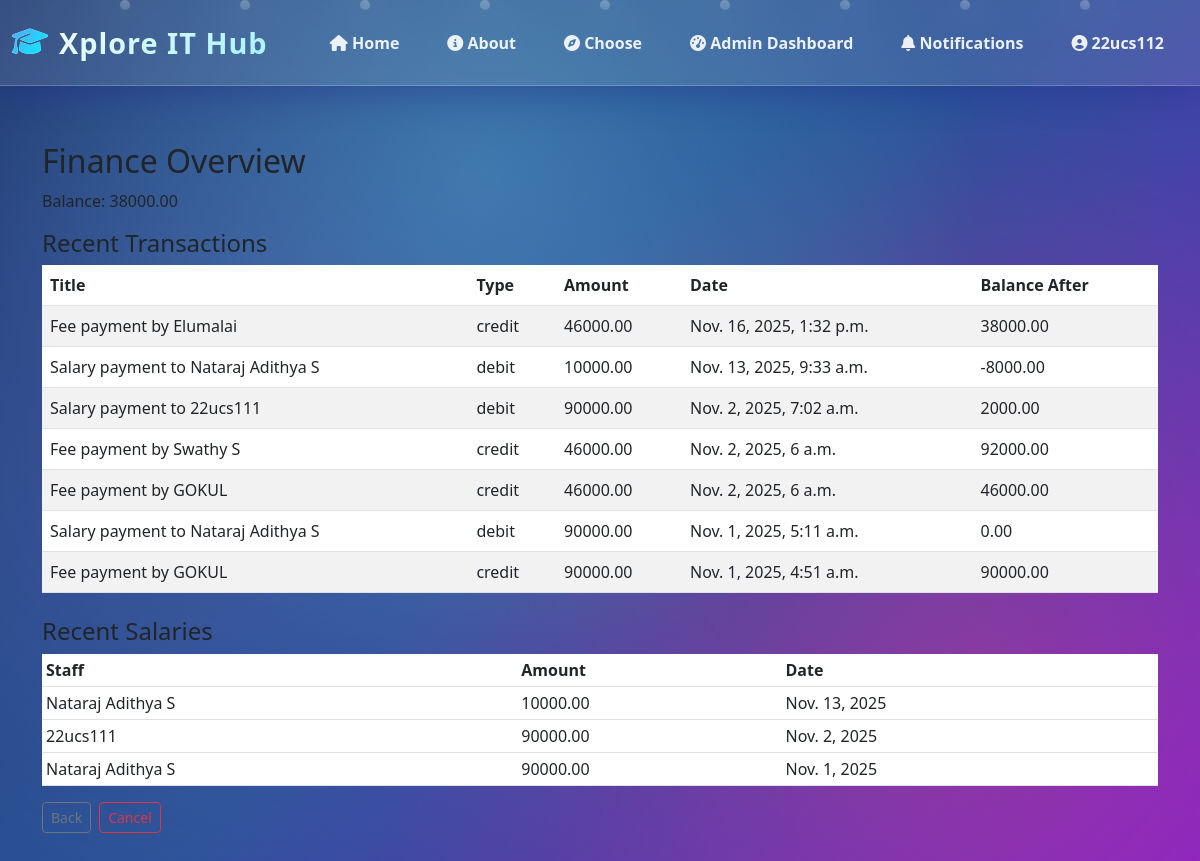
The page /admin2/financial/ (signed in) on the database its author committed.
### portal/models.py (models this page shows, shortened)
class FinancialTransaction(models.Model):
    TRAN_TYPE = [('credit', 'Credit'), ('debit', 'Debit')]
    title = models.CharField(max_length=200)
    amount = models.DecimalField(max_digits=12, decimal_places=2)
    trans_type = models.CharField(max_length=10, choices=TRAN_TYPE)
    created_at = models.DateTimeField(auto_now_add=True)
    balance_after = models.DecimalField(max_digits=12, decimal_places=2, null=True, blank=True)

class SalaryRecord(models.Model):
    staff = models.ForeignKey(StaffMember, on_delete=models.CASCADE)
    amount = models.DecimalField(max_digits=10, decimal_places=2)
    paid_on = models.DateField(auto_now_add=True)
    notes = models.TextField(blank=True)

class StaffMember(models.Model):
    profile = models.OneToOneField(Profile, on_delete=models.CASCADE)
    position = models.CharField(max_length=100, blank=True)
    date_joined = models.DateField(auto_now_add=True)

class Profile(models.Model):
    ROLE_CHOICES = [
        ('superadmin', 'Super Admin'),
        ('admin2', 'Admin 2'),
        ('finance', 'Finance'),
        ('staff', 'Staff'),
        ('teacher', 'Teacher'),
        ('student', 'Student')
    ]
    user = models.OneToOneField(User, on_delete=models.CASCADE)
    role = models.CharField(max_length=20, choices=ROLE_CHOICES, default='student')
    department = models.CharField(max_length=100, blank=True)
    phone = models.CharField(max_length=15, blank=True)
    profile_pic = models.ImageField(upload_to='profiles/', blank=True, null=True)
    student_class = models.CharField(max_length=50, blank=True, null=True)
    roll_number = models.CharField(max_length=20, blank=True, null=True)

### portal/views.py (the view)
# urls.py: path('admin2/financial/', views.admin2_financial, name='admin2_financial'),
@login_required
def admin2_financial(request):
    user_profile = getattr(request.user, 'profile', None)
    if not is_admin_role(user_profile):
        messages.error(request, 'Access denied!')
        return redirect('role_redirect')
    transactions = FinancialTransaction.objects.order_by('-created_at')[:200]
    salaries = SalaryRecord.objects.order_by('-paid_on')[:50]
    payouts = StudentPayout.objects.order_by('-requested_on')[:50]
    fees = FeePayment.objects.order_by('-paid_on')[:50]
    balance = None
    if transactions.exists():
        balance = transactions.first().balance_after
    return render(request, 'dashboards/admin2_financial.html', {'transactions': transactions, 'salaries': salaries, 'payouts': payouts, 'fees': fees, 'balance': balance})

### portal/context_processors.py (called while the page is built)
def unread_notifications(request):
    if request.user.is_authenticated:
        try:
            count = Notification.objects.filter(user=request.user, is_read=False).count()
        except Exception:
            count = 0
    else:
        count = 0
    return {'unread_count': count}

### portal/views.py (called while the page is built)
def is_admin_role(profile):
    return bool(profile and getattr(profile, 'role', None) in ('superadmin', 'admin2'))

### templates/dashboards/admin2_financial.html (shortened to what this page needs)
{% extends 'base.html' %}
{% block content %}
<div class="container mt-4">
  <h2>Finance Overview</h2>
  <p>Balance: {{ balance }}</p>
  <h4 class="mt-3">Recent Transactions</h4>
  <table class="table table-striped">
    <thead>
      <tr>
        <th>Title</th>
        <th>Type</th>
        <th>Amount</th>
        <th>Date</th>
        <th>Balance After</th>
      </tr>
    </thead>
    <tbody>
      {% for t in transactions %}
      <tr>
        <td>{{ t.title }}</td>
        <td>{{ t.trans_type }}</td>
        <td>{{ t.amount }}</td>
        <td>{{ t.created_at }}</td>
        <td>{{ t.balance_after }}</td>
      </tr>
      {% empty %}
      <tr>
        <td colspan="5">No transactions</td>
      </tr>
      {% endfor %}
    </tbody>
  </table>
  <h4 class="mt-4">Recent Salaries</h4>
  <table class="table table-sm">
    <thead>
      <tr>
        <th>Staff</th>
        <th>Amount</th>
        <th>Date</th>
      </tr>
    </thead>
    <tbody>
      {% for s in salaries %}
      <tr>
        <td>{{ s.staff.profile.user.username }}</td>
        <td>{{ s.amount }}</td>
        <td>{{ s.paid_on }}</td>
      </tr>
      {% empty %}
      <tr>
        <td colspan="3">No salary records</td>
      </tr>
      {% endfor %}
    </tbody>
  </table>
  <div class="d-flex gap-2">
    <button type="button" class="btn btn-sm btn-outline-secondary" onclick="window.history.back();">Back</button>
    <a class="btn btn-sm btn-outline-danger" href="{% url 'role_redirect' %}">Cancel</a>
  </div>
</div>
{% endblock %}

### templates/base.html (shortened to what this page needs)
{% load static %}
<!DOCTYPE html>
<html lang="en">
<head>
    <link href="https://cdn.jsdelivr.net/npm/bootstrap@5.3.0/dist/css/bootstrap.min.css" rel="stylesheet">
    <link rel="stylesheet" href="https://cdnjs.cloudflare.com/ajax/libs/font-awesome/6.4.0/css/all.min.css">
    <link rel="stylesheet" href="{% static 'css/style.css' %}">
    <link rel="stylesheet" href="{% static 'css/dashboard-analytics.css' %}">
    <link rel="stylesheet" href="{% static 'css/live-updates.css' %}">
</head>
<body>
    <div class="particle" style="left: 10%; animation-delay: 0s;"></div>
    <div class="particle" style="left: 20%; animation-delay: 2s;"></div>
    <div class="particle" style="left: 30%; animation-delay: 4s;"></div>
    <div class="particle" style="left: 40%; animation-delay: 6s;"></div>
    <div class="particle" style="left: 50%; animation-delay: 8s;"></div>
    <div class="particle" style="left: 60%; animation-delay: 10s;"></div>
    <div class="particle" style="left: 70%; animation-delay: 12s;"></div>
    <div class="particle" style="left: 80%; animation-delay: 14s;"></div>
    <div class="particle" style="left: 90%; animation-delay: 16s;"></div>
    <nav class="navbar navbar-expand-lg navbar-dark">
        <div class="container-fluid">
            <a class="navbar-brand" href="{% url 'home' %}">
                <i class="fas fa-graduation-cap"></i> Xplore IT Hub
            </a>
            <div class="collapse navbar-collapse" id="navbarNav">
                <ul class="navbar-nav ms-auto">
                    <li class="nav-item"><a class="nav-link" href="{% url 'home' %}"><i class="fas fa-home"></i> Home</a></li>
                    <li class="nav-item"><a class="nav-link" href="{% url 'about' %}"><i class="fas fa-info-circle"></i> About</a></li>
                    <li class="nav-item"><a class="nav-link" href="{% url 'choose' %}"><i class="fas fa-compass"></i> Choose</a></li>
                    {% if user.is_authenticated %}
                        {% if user.profile.role == 'admin2' %}
                            <li class="nav-item"><a class="nav-link" href="{% url 'admin2_dashboard' %}"><i class="fas fa-tachometer-alt"></i> Admin Dashboard</a></li>
                        {% elif user.profile.role == 'superadmin' %}
                            <li class="nav-item"><a class="nav-link" href="{% url 'superadmin_dashboard' %}"><i class="fas fa-tachometer-alt"></i> Admin Dashboard</a></li>
                        {% endif %}
                    {% endif %}
                    {% if user.is_authenticated %}
                        <li class="nav-item">
                            <a class="nav-link position-relative" href="{% url 'notifications' %}">
                                <i class="fas fa-bell"></i> Notifications
                            </a>
                        </li>
                        <li class="nav-item dropdown">
                            <a class="nav-link dropdown-toggle" href="#" id="userDropdown" role="button" data-bs-toggle="dropdown">
                                <i class="fas fa-user-circle"></i> {{ user.username }}
                            </a>
                        </li>
                    {% endif %}
                </ul>
            </div>
        </div>
    </nav>
    <main>
        {% block content %}{% endblock %}
    </main>
</body>
</html>

### static/css/style.css (style rules this page uses)
:root { --primary-color: #0d6efd; --secondary-color: #6c757d; --success-color: #198754; --danger-color: #dc3545; --warning-color: #ffc107; }
body { font-family: 'Segoe UI', Tahoma, Geneva, Verdana, sans-serif; background-color: #f8f9fa; }

### templates/base.html (style rules this page uses)
:root { --primary-gradient: linear-gradient(135deg, #667eea 0%, #764ba2 100%); --secondary-gradient: linear-gradient(135deg, #f093fb 0%, #f5576c 100%); --success-gradient: linear-gradient(135deg, #4facfe 0%, #00f2fe 100%); --warning-gradient: linear-gradient(135deg, #fa709a 0%, #fee140 100%); --dark-gradient: linear-gradient(135deg, #434343 0%, #000000 100%); --glass-bg: rgba(255, 255, 255, 0.1); --glass-border: rgba(255, 255, 255, 0.2); }
* { margin: 0; padding: 0; box-sizing: border-box; }
body { background: linear-gradient(135deg, #1e3c72 0%, #2a5298 50%, #7e22ce 100%); min-height: 100vh; font-family: 'Segoe UI', Tahoma, Geneva, Verdana, sans-serif; position: relative; overflow-x: hidden; }
body::before { content: ''; position: fixed; top: 0; left: 0; width: 100%; height: 100%; background: radial-gradient(circle at 20% 50%, rgba(120, 119, 198, 0.3) 0%, transparent 50%), radial-gradient(circle at 80% 80%, rgba(252, 70, 107, 0.3) 0%, transparent 50%), radial-gradient(circle at 40% 20%, rgba(103, 232, 249, 0.3) 0%, transparent 50%); animation: gradientShift 15s ease infinite; pointer-events: none; z-index: 0; }
.particle { position: fixed; width: 10px; height: 10px; background: rgba(255, 255, 255, 0.5); border-radius: 50%; pointer-events: none; z-index: 1; animation: float 20s infinite; }
.navbar { background: rgba(255, 255, 255, 0.1) !important; backdrop-filter: blur(20px); border-bottom: 1px solid rgba(255, 255, 255, 0.2); box-shadow: 0 8px 32px 0 rgba(31, 38, 135, 0.37); padding: 1rem 0; position: relative; z-index: 1000; transition: all 0.3s ease; }
.navbar-brand { font-size: 1.8rem; font-weight: 800; background: linear-gradient(135deg, #fff 0%, #a5f3fc 100%); -webkit-background-clip: text; -webkit-text-fill-color: transparent; background-clip: text; letter-spacing: 1px; transition: all 0.3s ease; display: flex; align-items: center; gap: 10px; }
.navbar-brand i { background: var(--success-gradient); -webkit-background-clip: text; -webkit-text-fill-color: transparent; background-clip: text; animation: pulse 2s ease-in-out infinite; }
.nav-link { color: rgba(255, 255, 255, 0.9) !important; font-weight: 600; padding: 0.5rem 1.2rem !important; margin: 0 0.3rem; border-radius: 25px; transition: all 0.3s ease; position: relative; overflow: hidden; }
.nav-link::before { content: ''; position: absolute; top: 0; left: -100%; width: 100%; height: 100%; background: linear-gradient(90deg, transparent, rgba(255, 255, 255, 0.2), transparent); transition: left 0.5s ease; }
main { position: relative; z-index: 2; min-height: calc(100vh - 100px); padding: 2rem 0; }
.container, .container-fluid { position: relative; z-index: 2; }
.fas, .fab { transition: all 0.3s ease; }
#userDropdown { position: relative; }
#userDropdown::after { content: ''; position: absolute; top: 50%; left: 50%; width: 100%; height: 100%; transform: translate(-50%, -50%); border-radius: 50%; background: radial-gradient(circle, rgba(255, 255, 255, 0.3) 0%, transparent 70%); opacity: 0; transition: opacity 0.3s ease; }

### rows shown on the page
FinancialTransaction: balance_after "38000.00", title "Fee payment by Elumalai", trans_type "credit", amount "46000.00", created_at "Nov. 16, 2025, 1:32 p.m."
FinancialTransaction: title "Salary payment to Nataraj Adithya S", trans_type "debit", amount "10000.00", created_at "Nov. 13, 2025, 9:33 a.m.", balance_after "-8000.00"
FinancialTransaction: title "Salary payment to 22ucs111", trans_type "debit", amount "90000.00", created_at "Nov. 2, 2025, 7:02 a.m.", balance_after "2000.00"
FinancialTransaction: title "Fee payment by Swathy S", trans_type "credit", amount "46000.00", created_at "Nov. 2, 2025, 6 a.m.", balance_after "92000.00"
FinancialTransaction: title "Fee payment by GOKUL", trans_type "credit", amount "46000.00", created_at "Nov. 2, 2025, 6 a.m.", balance_after "46000.00"
FinancialTransaction: title "Salary payment to Nataraj Adithya S", trans_type "debit", amount "90000.00", created_at "Nov. 1, 2025, 5:11 a.m.", balance_after "0.00"
FinancialTransaction: title "Fee payment by GOKUL", trans_type "credit", amount "90000.00", created_at "Nov. 1, 2025, 4:51 a.m.", balance_after "90000.00"
SalaryRecord: staff.profile.user.username "Nataraj Adithya S", amount "10000.00", paid_on "Nov. 13, 2025"
SalaryRecord: staff.profile.user.username "22ucs111", amount "90000.00", paid_on "Nov. 2, 2025"
SalaryRecord: staff.profile.user.username "Nataraj Adithya S", amount "90000.00", paid_on "Nov. 1, 2025"

### other values the page prints
{{ user.username }} "22ucs112"
